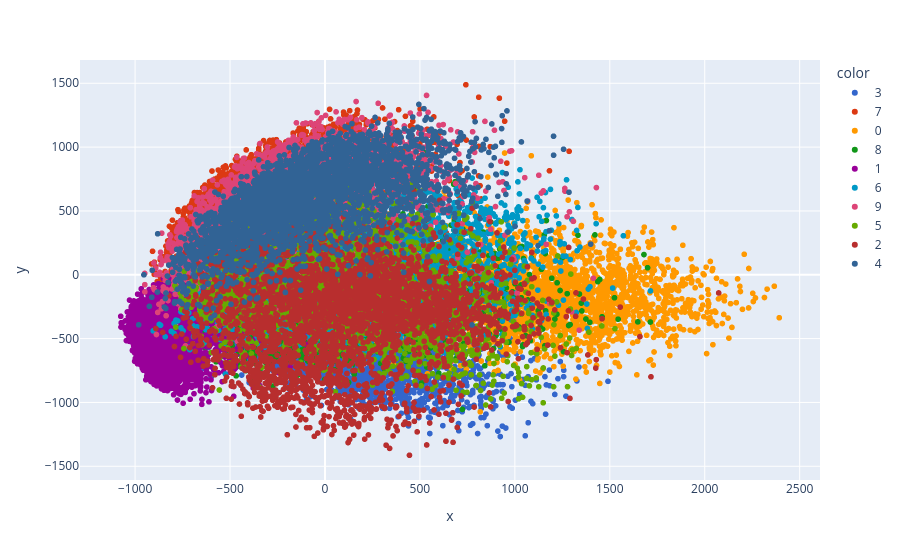

Source (notebook cell):
### Code cell
# 2d graph of 3 principal components
n_comp = 2
pca = PCA(n_components=n_comp)
X_train_trf = pca.fit_transform(X_train)
# plotly used for dynamic visualisation when hovering over the graph
# x is PC-1 and y is PC-2
import plotly.express as px
fig = px.scatter(x = X_train_trf[:,0], y = X_train_trf[:,1], color = Y_train.astype(str), color_discrete_sequence = px.colors.qualitative.G10)
fig.show()

### Figure 1 — Plotly figure (JSON) as saved in the notebook; plotly's stock layout.template omitted (floating-point values rounded to 4 significant figures; data arrays with more than 128 entries replaced by an {"elided": "..."} marker saying what was removed)
{"data": [{"hovertemplate": "color=3<br>x=%{x}<br>y=%{y}<extra></extra>", "legendgroup": "3", "marker": {"color": "#3366CC", "symbol": "circle"}, "mode": "markers", "name": "3", "showlegend": true, "type": "scattergl", "x": {"elided": "3453 float values"}, "xaxis": "x", "y": {"elided": "3453 float values"}, "yaxis": "y"}, {"hovertemplate": "color=7<br>x=%{x}<br>y=%{y}<extra></extra>", "legendgroup": "7", "marker": {"color": "#DC3912", "symbol": "circle"}, "mode": "markers", "name": "7", "showlegend": true, "type": "scattergl", "x": {"elided": "3498 float values"}, "xaxis": "x", "y": {"elided": "3498 float values"}, "yaxis": "y"}, {"hovertemplate": "color=0<br>x=%{x}<br>y=%{y}<extra></extra>", "legendgroup": "0", "marker": {"color": "#FF9900", "symbol": "circle"}, "mode": "markers", "name": "0", "showlegend": true, "type": "scattergl", "x": {"elided": "3326 float values"}, "xaxis": "x", "y": {"elided": "3326 float values"}, "yaxis": "y"}, {"hovertemplate": "color=8<br>x=%{x}<br>y=%{y}<extra></extra>", "legendgroup": "8", "marker": {"color": "#109618", "symbol": "circle"}, "mode": "markers", "name": "8", "showlegend": true, "type": "scattergl", "x": {"elided": "3290 float values"}, "xaxis": "x", "y": {"elided": "3290 float values"}, "yaxis": "y"}, {"hovertemplate": "color=1<br>x=%{x}<br>y=%{y}<extra></extra>", "legendgroup": "1", "marker": {"color": "#990099", "symbol": "circle"}, "mode": "markers", "name": "1", "showlegend": true, "type": "scattergl", "x": {"elided": "3747 float values"}, "xaxis": "x", "y": {"elided": "3747 float values"}, "yaxis": "y"}, {"hovertemplate": "color=6<br>x=%{x}<br>y=%{y}<extra></extra>", "legendgroup": "6", "marker": {"color": "#0099C6", "symbol": "circle"}, "mode": "markers", "name": "6", "showlegend": true, "type": "scattergl", "x": {"elided": "3321 float values"}, "xaxis": "x", "y": {"elided": "3321 float values"}, "yaxis": "y"}, {"hovertemplate": "color=9<br>x=%{x}<br>y=%{y}<extra></extra>", "legendgroup": "9", "marker": {"color": "#DD4477", "symbol": "circle"}, "mode": "markers", "name": "9", "showlegend": true, "type": "scattergl", "x": {"elided": "3298 float values"}, "xaxis": "x", "y": {"elided": "3298 float values"}, "yaxis": "y"}, {"hovertemplate": "color=5<br>x=%{x}<br>y=%{y}<extra></extra>", "legendgroup": "5", "marker": {"color": "#66AA00", "symbol": "circle"}, "mode": "markers", "name": "5", "showlegend": true, "type": "scattergl", "x": {"elided": "3044 float values"}, "xaxis": "x", "y": {"elided": "3044 float values"}, "yaxis": "y"}, {"hovertemplate": "color=2<br>x=%{x}<br>y=%{y}<extra></extra>", "legendgroup": "2", "marker": {"color": "#B82E2E", "symbol": "circle"}, "mode": "markers", "name": "2", "showlegend": true, "type": "scattergl", "x": {"elided": "3353 float values"}, "xaxis": "x", "y": {"elided": "3353 float values"}, "yaxis": "y"}, {"hovertemplate": "color=4<br>x=%{x}<br>y=%{y}<extra></extra>", "legendgroup": "4", "marker": {"color": "#316395", "symbol": "circle"}, "mode": "markers", "name": "4", "showlegend": true, "type": "scattergl", "x": {"elided": "3270 float values"}, "xaxis": "x", "y": {"elided": "3270 float values"}, "yaxis": "y"}], "layout": {"legend": {"title": {"text": "color"}, "tracegroupgap": 0}, "margin": {"t": 60}, "xaxis": {"anchor": "y", "domain": [0, 1], "title": {"text": "x"}}, "yaxis": {"anchor": "x", "domain": [0, 1], "title": {"text": "y"}}}}
